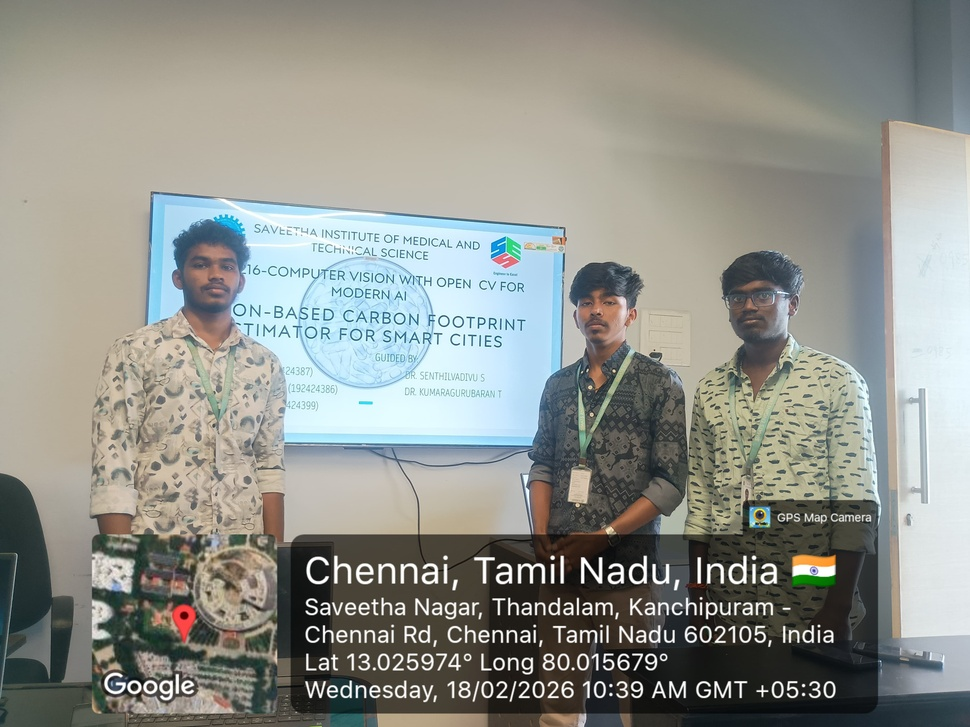
#> input picture CAPSTONE/IMG-20260218-WA0019.jpg, 970 x 727 px, shrunk from 4080 x 3060 before the run, found by its file name
$ jupyter execute cv_activity_2.ipynb   (shell and % lines are left out)
#> lines starting #> are read from the running program, lines starting #| are printed output that depends on the picture; after the words box and inside, x2 and y2 are one past the last pixel; in counts of white or black regions, pixels touching at a corner belong together
<a href="https://colab.research.google.com/github/Harishh247/DSA0216-CV/blob/main/cv_activity_2.ipynb" target="_parent"></a>

[cell 1]
# Step 1: Install OpenCV

# Step 2: Import required libraries
import cv2
import numpy as np
from google.colab import files
from matplotlib import pyplot as plt

# Step 3: Upload image
uploaded = files.upload()
#> the answer given: IMG-20260218-WA0019.jpg

# Get uploaded file name
image_path = list(uploaded.keys())[0]

# Step 4: Read image
image = cv2.imread(image_path)
#> image is the input picture: shape (727, 970, 3); mean B, G, R 139.6, 145.9, 143.6
original = image.copy()

# Convert BGR to RGB for displaying
image_rgb = cv2.cvtColor(image, cv2.COLOR_BGR2RGB)

# Step 5: Convert to grayscale
gray = cv2.cvtColor(image, cv2.COLOR_BGR2GRAY)
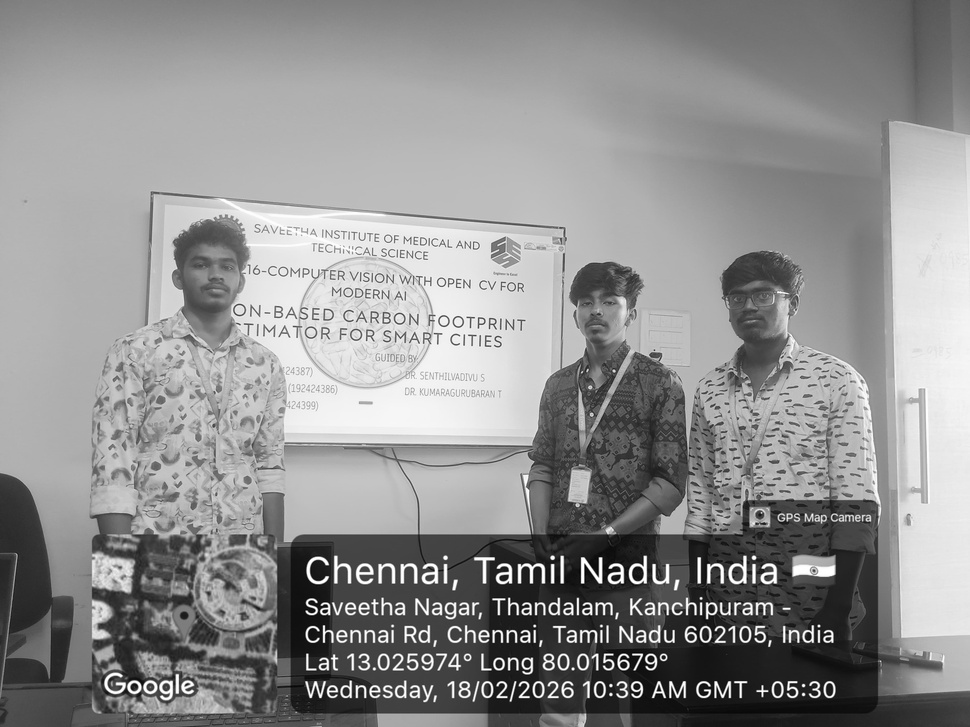
#> gray: shape (727, 970); min 0, max 255, mean 144.5

# Step 6: Apply Gaussian Blur (to remove noise)
blur = cv2.GaussianBlur(gray, (5,5), 0)

# Step 7: Canny Edge Detection
edges = cv2.Canny(blur, 100, 200)
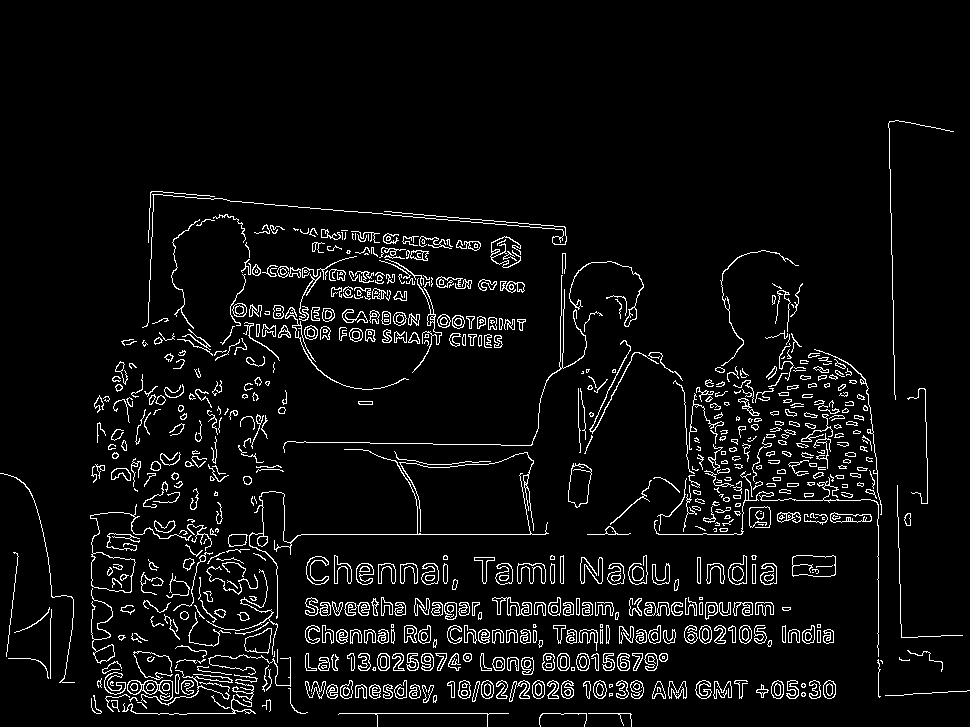
#> edges: shape (727, 970); 5.5% white in thin lines or dots, all inside (x1, y1, x2, y2) = (0, 120, 970, 727)

# Step 8: Find Contours
contours, hierarchy = cv2.findContours(edges,
                                       cv2.RETR_EXTERNAL,
                                       cv2.CHAIN_APPROX_SIMPLE)
#> contours = 699 contours, 399 with area under 20; largest, box (x1, y1, x2, y2) and area: (90, 504, 192, 593) 1408, (792, 555, 836, 577) 843, (568, 463, 592, 508) 745, (244, 628, 272, 654) 452, (728, 555, 747, 585) 362

# Step 9: Draw Contours
cv2.drawContours(original, contours, -1, (0,255,0), 2)
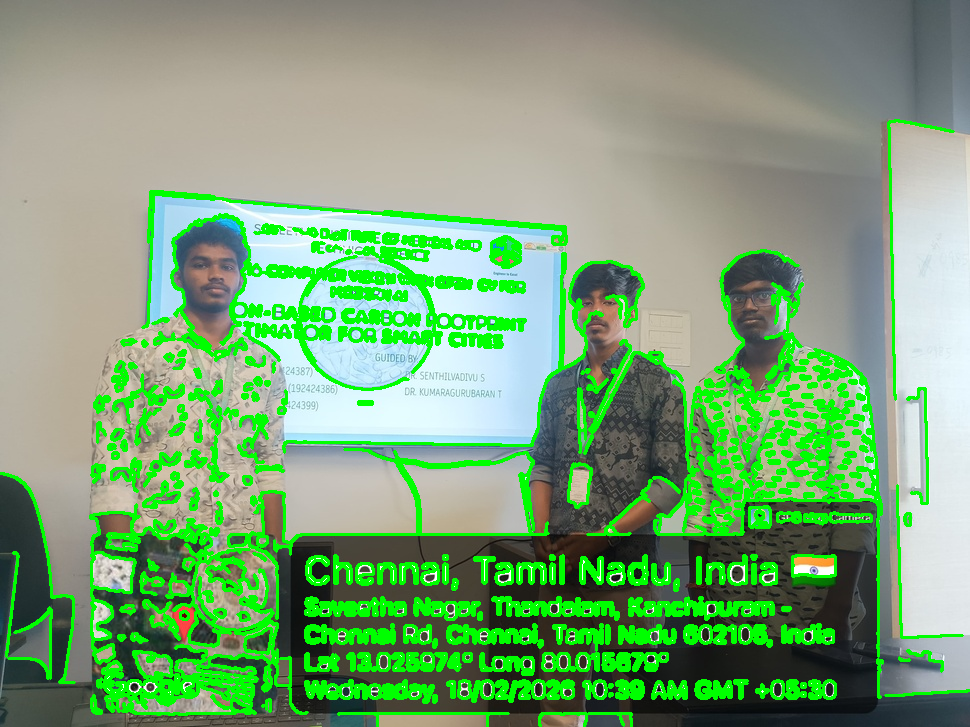
#> original: shape (727, 970, 3); 15.46% of pixels changed, all inside (x1, y1, x2, y2) = (0, 119, 970, 727)

# Convert BGR to RGB for display
output_rgb = cv2.cvtColor(original, cv2.COLOR_BGR2RGB)

# Step 10: Display Results
plt.figure(figsize=(15,5))

plt.subplot(1,3,1)
plt.imshow(image_rgb)
plt.title("Original Image")
plt.axis("off")

plt.subplot(1,3,2)
plt.imshow(edges, cmap='gray')
plt.title("Canny Edges")
plt.axis("off")

plt.subplot(1,3,3)
plt.imshow(output_rgb)
plt.title("Contour Detection")
plt.axis("off")

plt.show()
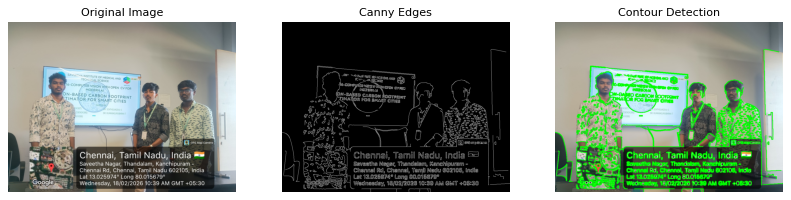
#> figure drawn by matplotlib, 3 panels

print("Total Contours Detected:", len(contours))
#| Total Contours Detected: 699
